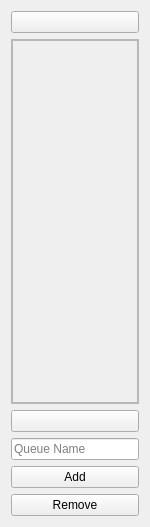
<?xml version="1.0" encoding="UTF-8"?>
<ui version="4.0">
 <class>queue_ui</class>
 <widget class="QWidget" name="queue_ui">
  <property name="geometry">
   <rect>
    <x>0</x>
    <y>0</y>
    <width>150</width>
    <height>527</height>
   </rect>
  </property>
  <property name="sizePolicy">
   <sizepolicy hsizetype="Preferred" vsizetype="Fixed">
    <horstretch>0</horstretch>
    <verstretch>0</verstretch>
   </sizepolicy>
  </property>
  <property name="minimumSize">
   <size>
    <width>150</width>
    <height>0</height>
   </size>
  </property>
  <property name="maximumSize">
   <size>
    <width>150</width>
    <height>16777215</height>
   </size>
  </property>
  <property name="windowTitle">
   <string>Form</string>
  </property>
  <layout class="QGridLayout" name="gridLayout">
   <item row="0" column="0">
    <widget class="QPushButton" name="top_arrow">
     <property name="sizePolicy">
      <sizepolicy hsizetype="Minimum" vsizetype="Fixed">
       <horstretch>0</horstretch>
       <verstretch>0</verstretch>
      </sizepolicy>
     </property>
     <property name="text">
      <string/>
     </property>
    </widget>
   </item>
   <item row="1" column="0">
    <widget class="QFrame" name="frame">
     <property name="frameShape">
      <enum>QFrame::StyledPanel</enum>
     </property>
     <property name="frameShadow">
      <enum>QFrame::Raised</enum>
     </property>
     <layout class="QVBoxLayout" name="verticalLayout">
      <property name="leftMargin">
       <number>0</number>
      </property>
      <property name="topMargin">
       <number>0</number>
      </property>
      <property name="rightMargin">
       <number>0</number>
      </property>
      <property name="bottomMargin">
       <number>0</number>
      </property>
      <item>
       <widget class="QScrollArea" name="queue_scroll_area">
        <property name="sizePolicy">
         <sizepolicy hsizetype="Expanding" vsizetype="Expanding">
          <horstretch>0</horstretch>
          <verstretch>1</verstretch>
         </sizepolicy>
        </property>
        <property name="verticalScrollBarPolicy">
         <enum>Qt::ScrollBarAlwaysOff</enum>
        </property>
        <property name="widgetResizable">
         <bool>true</bool>
        </property>
        <widget class="QWidget" name="queue_scroll_widget">
         <property name="geometry">
          <rect>
           <x>0</x>
           <y>0</y>
           <width>128</width>
           <height>355</height>
          </rect>
         </property>
         <layout class="QVBoxLayout" name="verticalLayout_2"/>
        </widget>
       </widget>
      </item>
     </layout>
    </widget>
   </item>
   <item row="2" column="0">
    <widget class="QPushButton" name="bottom_arrow">
     <property name="sizePolicy">
      <sizepolicy hsizetype="Minimum" vsizetype="Fixed">
       <horstretch>0</horstretch>
       <verstretch>0</verstretch>
      </sizepolicy>
     </property>
     <property name="text">
      <string/>
     </property>
    </widget>
   </item>
   <item row="3" column="0">
    <widget class="LineEditWithHighlight" name="queue_name">
     <property name="sizePolicy">
      <sizepolicy hsizetype="Minimum" vsizetype="Maximum">
       <horstretch>0</horstretch>
       <verstretch>0</verstretch>
      </sizepolicy>
     </property>
     <property name="toolTip">
      <string/>
     </property>
     <property name="placeholderText">
      <string>Queue Name</string>
     </property>
    </widget>
   </item>
   <item row="4" column="0">
    <widget class="QPushButton" name="add_to_queue_button">
     <property name="sizePolicy">
      <sizepolicy hsizetype="Preferred" vsizetype="Minimum">
       <horstretch>0</horstretch>
       <verstretch>0</verstretch>
      </sizepolicy>
     </property>
     <property name="text">
      <string>Add</string>
     </property>
    </widget>
   </item>
   <item row="5" column="0">
    <widget class="QPushButton" name="remove_from_queue_button">
     <property name="sizePolicy">
      <sizepolicy hsizetype="Minimum" vsizetype="Maximum">
       <horstretch>0</horstretch>
       <verstretch>0</verstretch>
      </sizepolicy>
     </property>
     <property name="text">
      <string>Remove</string>
     </property>
    </widget>
   </item>
  </layout>
 </widget>
 <customwidgets>
  <customwidget>
   <class>LineEditWithHighlight</class>
   <extends>QLineEdit</extends>
   <header>modules.LineEditHighlight.h</header>
  </customwidget>
 </customwidgets>
 <resources/>
 <connections/>
</ui>
